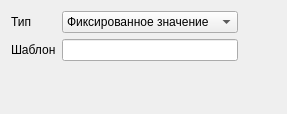
<?xml version="1.0" encoding="UTF-8"?>
<ui version="4.0">
 <class>payload</class>
 <widget class="QWidget" name="payload">
  <property name="geometry">
   <rect>
    <x>0</x>
    <y>0</y>
    <width>287</width>
    <height>114</height>
   </rect>
  </property>
  <property name="windowTitle">
   <string>Form</string>
  </property>
  <layout class="QGridLayout">
   <item row="0" column="0">
    <widget class="QLabel" name="label">
     <property name="text">
      <string>Тип</string>
     </property>
     <property name="buddy">
      <cstring>cmbPatternMode</cstring>
     </property>
    </widget>
   </item>
   <item row="0" column="1">
    <widget class="QComboBox" name="cmbPatternMode">
     <item>
      <property name="text">
       <string>Фиксированное значение</string>
      </property>
     </item>
     <item>
      <property name="text">
       <string>Инкремент байта</string>
      </property>
     </item>
     <item>
      <property name="text">
       <string>Декремент байта</string>
      </property>
     </item>
     <item>
      <property name="text">
       <string>Случайное значение</string>
      </property>
     </item>
     <item>
      <property name="text">
       <string>Рекуррента (NetTest)</string>
      </property>
     </item>
    </widget>
   </item>
   <item row="0" column="2">
    <spacer>
     <property name="orientation">
      <enum>Qt::Horizontal</enum>
     </property>
     <property name="sizeHint" stdset="0">
      <size>
       <width>40</width>
       <height>20</height>
      </size>
     </property>
    </spacer>
   </item>
   <item row="1" column="0">
    <widget class="QLabel" name="label_2">
     <property name="text">
      <string>Шаблон</string>
     </property>
     <property name="buddy">
      <cstring>lePattern</cstring>
     </property>
    </widget>
   </item>
   <item row="1" column="1">
    <widget class="QLineEdit" name="lePattern">
     <property name="inputMask">
      <string>&gt;HH HH HH HH</string>
     </property>
     <property name="text">
      <string>   </string>
     </property>
     <property name="maxLength">
      <number>11</number>
     </property>
     <property name="alignment">
      <set>Qt::AlignRight|Qt::AlignTrailing|Qt::AlignVCenter</set>
     </property>
    </widget>
   </item>
   <item row="2" column="1">
    <spacer>
     <property name="orientation">
      <enum>Qt::Vertical</enum>
     </property>
     <property name="sizeHint" stdset="0">
      <size>
       <width>20</width>
       <height>40</height>
      </size>
     </property>
    </spacer>
   </item>
  </layout>
 </widget>
 <resources/>
 <connections/>
</ui>
